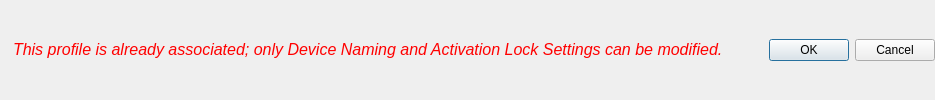
    <widget class="QWidget" name="widget_8" native="true">
     <layout class="QHBoxLayout" name="horizontalLayout_9">
      <property name="leftMargin">
       <number>0</number>
      </property>
      <property name="topMargin">
       <number>0</number>
      </property>
      <property name="rightMargin">
       <number>0</number>
      </property>
      <property name="bottomMargin">
       <number>0</number>
      </property>
      <item>
       <widget class="QLabel" name="readOnlyProfileIcon">
        <property name="maximumSize">
         <size>
          <width>20</width>
          <height>20</height>
         </size>
        </property>
        <property name="text">
         <string/>
        </property>
        <property name="pixmap">
         <pixmap resource="../../FileWaveGuiLib/lockbutton/lockbutton.qrc">:/resources/lockbutton_lock_locked.png</pixmap>
        </property>
        <property name="scaledContents">
         <bool>true</bool>
        </property>
       </widget>
      </item>
      <item>
       <widget class="QLabel" name="readOnlyProfile">
        <property name="text">
         <string>&lt;html&gt;&lt;head/&gt;&lt;body&gt;&lt;p&gt;&lt;span style=&quot; font-size:12pt; font-style:italic; color:#ff0000;&quot;&gt;This profile is already associated; only Device Naming and Activation Lock Settings can be modified.&lt;/span&gt;&lt;/p&gt;&lt;/body&gt;&lt;/html&gt;</string>
        </property>
       </widget>
      </item>
      <item>
       <spacer name="horizontalSpacer_3">
        <property name="orientation">
         <enum>Qt::Horizontal</enum>
        </property>
        <property name="sizeHint" stdset="0">
         <size>
          <width>40</width>
          <height>20</height>
         </size>
        </property>
       </spacer>
      </item>
      <item>
       <widget class="QDialogButtonBox" name="buttonBox">
        <property name="standardButtons">
         <set>QDialogButtonBox::Cancel|QDialogButtonBox::Ok</set>
        </property>
       </widget>
      </item>
     </layout>
    </widget>
